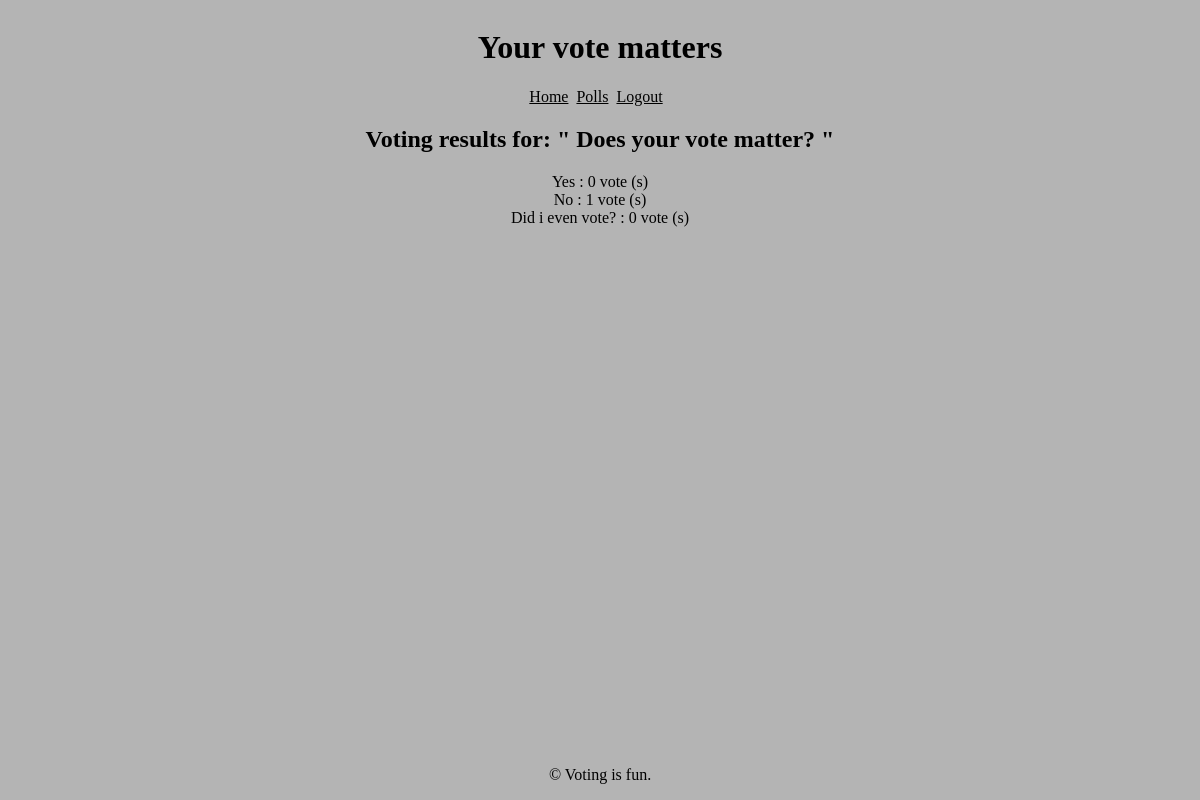
Before: /results/8/ (signed in) with the older database file.
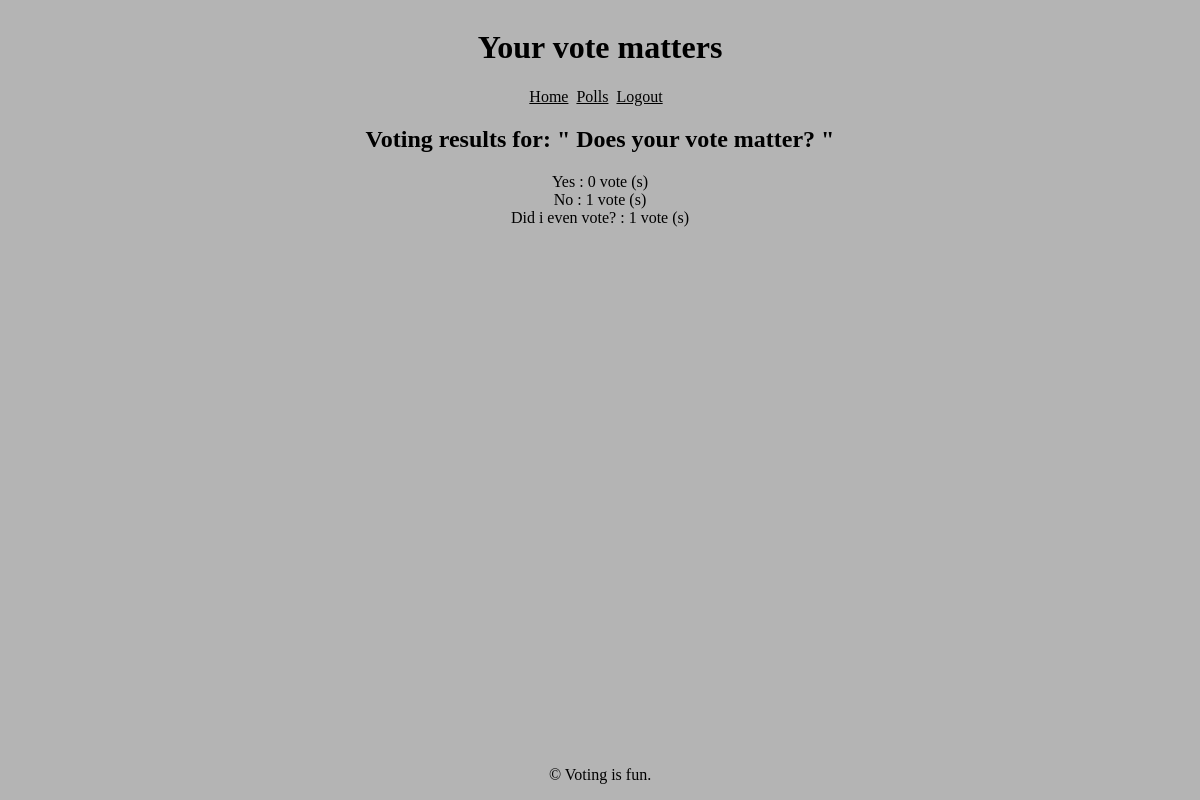
After: the same page with the newer database file.
### polls/models.py (models this page shows, shortened)
class Poll(models.Model):
    question = models.CharField(max_length=255, blank=False, null=False)
    option_one = models.CharField(max_length=50)
    option_two = models.CharField(max_length=50)
    option_three = models.CharField(max_length=50)
    option_one_votes = models.IntegerField(default=0)
    option_two_votes = models.IntegerField(default=0)
    option_three_votes = models.IntegerField(default=0)
    user = models.ForeignKey(CustomUser, on_delete=models.CASCADE)

### polls/views.py (the view)
# urls.py: path('results/<poll_id>/', views.results_view, name='results'),
@csrf_protect
@login_required(login_url='login')
def results_view(request, poll_id):
    poll = Poll.objects.get(pk=poll_id)
    context =  {
        'poll': poll ,
    }
    return render(request, 'polls/results.html', context)

### polls/templates/polls/results.html (shortened to what this page needs)
{% extends "polls/base.html" %}
{% block content %}
<div class="results">
    <h2>Voting results for: " {{ poll.question }} "</h2>
    <div class="option">
        {{ poll.option_one }} :
        {{ poll.option_one_votes }}
        vote (s)
    </div>
    <div class="option">
        {{ poll.option_two }} :
        {{ poll.option_two_votes }}
        vote (s)
    </div>
    <div class="option">
        {{ poll.option_three }} :
        {{ poll.option_three_votes }}
        vote (s)
    </div>
</div>
{% endblock %}

Changed rows visible on the page:
changed Poll "Does your vote matter?": option_three_votes "0" → "1"
